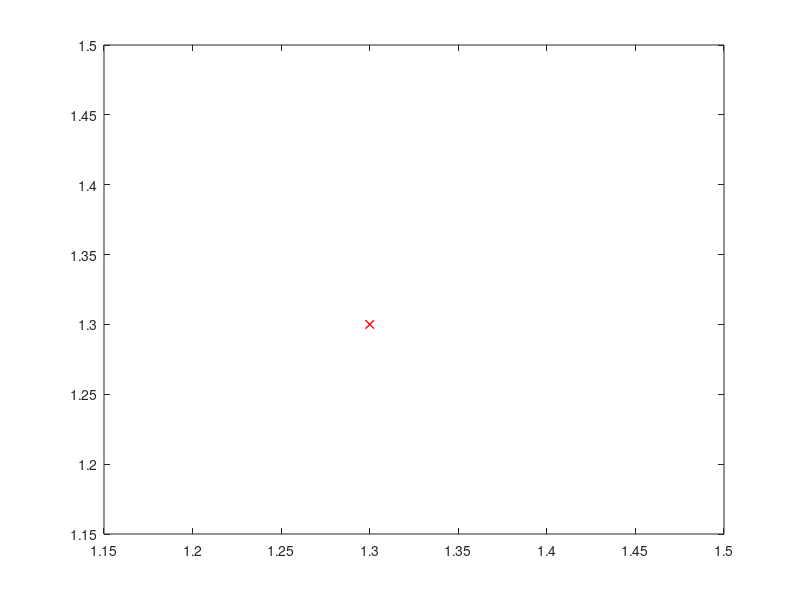

Reproduce this figure in MATLAB. (Note: this script raises an error after producing the figure.)

close all; clear all
%Lyapunov function

%xinit = [ [(0:0.5:3) (0:0.5:3) -(0:0.5:3) -(0:0.5:3)]'  [(0:0.5:3) -(0:0.5:3) (0:0.5:3) -(0:0.5:3)]' ];
xinit = [ [1.3 1.3; 1.3 1.3] ];% 14 initial points
figure(1)

plot( xinit(:,1), xinit(:,2), 'rx' ); 
hold on
    
for i = 1:2
  [ t, x ] = ode45( @FuncApplyLyapunov, [ 0 100 ], xinit(i,:));
  figure(1)
  plot( x(:,1), x(:,2), '-' );
  drawnow
end

figure(2)
x1=[-4:0.01:4];
x2=x1;
[X1,X2]=meshgrid(x1,x2);
v=X1.^2 + X2.^2;
mesh(X1,X2,v);

hold on
[ t, x ] = ode45( @FuncApplyLyapunov, [ 0 20 ], [1.3 1.3]);
x1=x(:,1);
x2=x(:,2);
Vi=x1.^2 + x2.^2;
plot3( x(:,1), x(:,2),Vi,'r-' );

epsilon=1/9;
%epsilon=-0.001;
figure()
vdot=-X1.^2 - X2.^2 + epsilon*(X1.^2 + X2.^2)*(X1.^2 + X2.^2-1)*(X1.^2 + X2.^2-1);
mesh(X1,X2,vdot)

